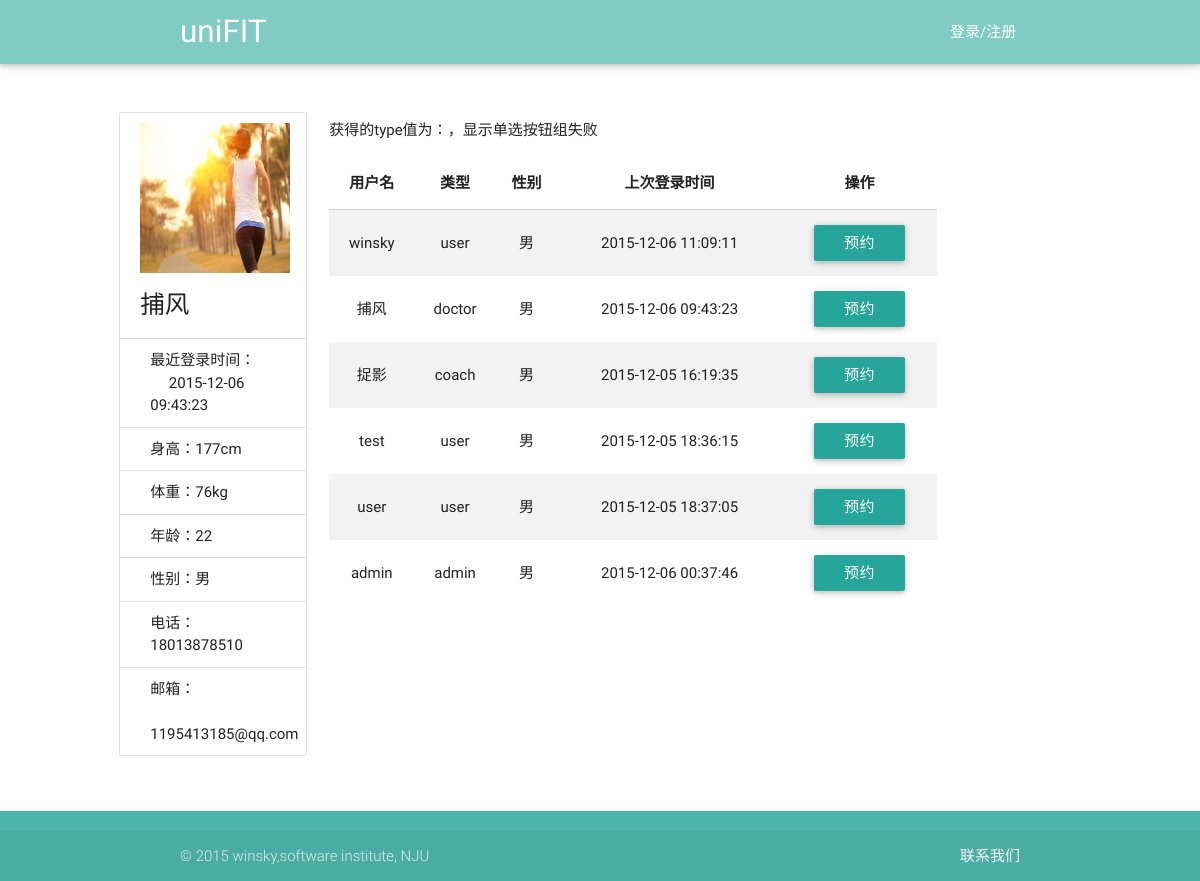
/view/reserve.php?userName=捕风, run on the app's committed database.
### tables this page shows
CREATE TABLE user(id integer primary key,userName varchar(40),password int, type varchar(20) ,age int,sex varchar(20),height int,weight int,telephone varchar(40), email varchar(40),lastLoadTime date default '—');

### service/UserService.php (called while the page is built, shortened)
<?php
require_once('../utils/SqliteHelper.php');
require_once('../model/User.php');
class UserService {
    var $db_user_base_info = "user";
    var $DB = null;
    public function __construct() {
        $this->DB = new SqliteHelper('../data.db');
    }
    public function getUserList($type) {
        if ($type === 'doctor-coach') {
            $sql = "select * from " . $this->db_user_base_info . " where type ='doctor' or type='coach'";
        } else if ($type != "user" && $type != "admin" && $type != "doctor" && $type != "coach") {
            $sql = "select * from " . $this->db_user_base_info;
        } else {
            $sql = "select * from " . $this->db_user_base_info . " where type ='" . $type . "'";
        }
        return $this->DB->getList($sql);
    }
    public function getUserByName($userName) {
        $sql = "select * from " . $this->db_user_base_info . " where userName='" . $userName . "' limit 1";
        $result = $this->DB->getList($sql);
        if (sizeof($result) > 0) {
            $rt = $result[0];
            $password = $rt["password"];
            $type = $rt["type"];
            $age = $rt["age"];
            $sex = $rt["sex"];
            $height = $rt["height"];
            $weight = $rt["weight"];
            $telephone = $rt["telephone"];
            $email = $rt["email"];
            $lastLoadTime = $rt["lastLoadTime"];
            $user = new User($userName, $age, $sex, $type, $password, $height, $weight, $email, $telephone);
            $user->setLastLoadTime($lastLoadTime);
        }
        return $user;
    }
}

### utils/SqliteHelper.php (called while the page is built, shortened)
<?php
class SqliteHelper {
    function __construct($file) {
        try {
            $this->conn = new PDO('sqlite:' . $file);
        } catch (PDOException $e) {
            try {
                $this->conn = new PDO('sqlite2:' . $file);
            } catch (PDOException $e) {
                exit('error!');
            }
        }
    }
    function __destruct() {
        $this->conn = null;
    }
    function query($sql) {
        return $this->conn->query($sql);
    }
    function getList($sql) {
        $recordList = array();
        foreach ($this->RecordArray($sql) as $rstmp) {
            $recordList[] = $rstmp;
        }
        return $recordList;
    }
    function RecordArray($sql) {
        return $this->query($sql)->fetchAll();
    }
}

### model/User.php (called while the page is built, shortened)
<?php
class User {
    private $telephone = "";
    private $email = "";
    private $age = "";
    private $sex = "";
    private $height = "";
    private $weight = "";
    private $lastLoadTime="";
    public function __construct($userName, $age, $sex, $type, $password, $height, $weight, $email, $telephone) {
        $this->telephone = $telephone;
        $this->email = $email;
        $this->age = $age;
        $this->sex = $sex;
        $this->height = $height;
        $this->weight = $weight;
    }
    public function getTelephone() {
        return $this->telephone;
    }
    public function getEmail() {
        return $this->email;
    }
    public function getAge() {
        return $this->age;
    }
    public function getSex() {
        return $this->sex;
    }
    public function getHeight() {
        return $this->height;
    }
    public function getWeight() {
        return $this->weight;
    }
    public function getLastLoadTime() {
        return $this->lastLoadTime;
    }
    public function setLastLoadTime($lastLoadTime) {
        $this->lastLoadTime = $lastLoadTime;
    }
}

### view/reserve.php (the view, shortened to what this page needs)
<!DOCTYPE html>
<html lang="en">
<head>
    <link href="../css/material_icons.css" rel="stylesheet" media="screen,projection">
    <link href="../css/materialize.css" type="text/css" rel="stylesheet" media="screen,projection"/>
    <link href="../css/style.css" type="text/css" rel="stylesheet" media="screen,projection"/>
</head>
<body onload="write_header();write_footer();">
<header></header>
<div class="container main row">
    <div class="col s12 l3">
        <ul class="collection with-header">
            <li class="collection-header">
                <img src="../images/back1.jpg" width="150px" height="150px">
                <?php
                $userName = $_GET["userName"];
                require_once("../service/UserService.php");
                $userService = new UserService();
                $user = $userService->getUserByName($userName);
                $lastLoadTime = $user->getLastLoadTime();
                $height = $user->getHeight() . "cm";
                $weight = $user->getWeight() . "kg";
                $age = $user->getAge();
                $sex = $user->getSex();
                $telephone = $user->getTelephone();
                $email = $user->getEmail();
                ?>
                <h5 id="userName"><?php echo $userName; ?></h5>
            </li>
            <p class="collection-item">最近登录时间：<br> &nbsp;&nbsp;&nbsp;&nbsp; <?php echo $lastLoadTime ?></p>
            <p class="collection-item">身高：<?php echo $height ?></p>
            <p class="collection-item">体重：<?php echo $weight ?></p>
            <p class="collection-item">年龄：<?php echo $age ?></p>
            <p class="collection-item">性别：<?php echo $sex ?></p>
            <p class="collection-item">电话：<?php echo $telephone ?></p>
            <p class="collection-item">邮箱： <br> &nbsp; <?php echo $email ?></p>
        </ul>
    </div>
    <div class="col s12 l9">
        <?php
        $type = $_GET["type"];
        ?>
        <div class="userType">
            <ul style="list-style:none;" onchange="chooseType()">
                <?php
                if ($type == "doctor-coach") {
                    echo '
                    <li style="float: left;margin-left: 110px;">
                        <input class="with-gap" name="types" type="radio" id="doctor-coach" value="doctor-coach" checked/>
                        <label for="doctor-coach">全部</label>
                    </li>
                    <li style="float: left;margin-left: 110px;">
                        <input class="with-gap" name="types" type="radio" id="doctor" value="doctor"/>
                        <label for="doctor">医生</label>
                    </li>
                    <li style="float: left;margin-left: 110px;">
                        <input class="with-gap" name="types" type="radio" id="coach" value="coach" />
                        <label for="coach">教练</label>
                    </li>
                ';
                } else {
                    echo "获得的type值为：", $type, "，显示单选按钮组失败";
                }
                ?>
            </ul>
        </div>
        <div>
            <table class="striped centered responsive-table">
                <thead>
                <tr>
                    <th data-field="userName">用户名</th>
                    <th data-field="type">类型</th>
                    <th data-field="sex">性别</th>
                    <th data-field="lastLoadTime">上次登录时间</th>
                    <th data-field="action">操作</th>
                </tr>
                </thead>
                <tbody>
                <?php
                require_once("../service/UserService.php");
                $user = new UserService();
                $result = $user->getUserList($type);
                foreach ($result as $row) {
                    $userName = $row['userName'];
                    $userType = $row['type'];
                    $sex = $row['sex'];
                    $lastLoadTime = $row['lastLoadTime'];
                    ?>
                    <tr>
                        <td onclick='showDetail(this)'><?php echo $userName; ?></td>
                        <td onclick='showDetail(this)'><?php echo $userType; ?></td>
                        <td onclick='showDetail(this)'><?php echo $sex; ?></td>
                        <td onclick='showDetail(this)'><?php echo $lastLoadTime; ?></td>
                        <td>
                            <button class="btn" onclick="reverse(this);">预约</button>
                        </td>
                    </tr>
                    <?php
                }
                ?>
                </tbody>
            </table>
        </div>
    </div>
</div>
<div id="footer"></div>
</body>
</html>

### view/reserve.php (style rules this page uses)
.row { margin-left: 9%; margin-right: 9%; }
.main { margin-top: 40px; }

### data on the page
user: lastLoadTime "2015-12-06 09:43:23", height "177cm", weight "76kg", age "22", sex "男", telephone "18013878510", email "1195413185@qq.com", userName "捕风", type "doctor"
user: userName "winsky", type "user", sex "男", lastLoadTime "2015-12-06 11:09:11"
user: userName "捉影", type "coach", sex "男", lastLoadTime "2015-12-05 16:19:35"
user: userName "test", type "user", sex "男", lastLoadTime "2015-12-05 18:36:15"
user: userName "user", type "user", sex "男", lastLoadTime "2015-12-05 18:37:05"
user: userName "admin", type "admin", sex "男", lastLoadTime "2015-12-06 00:37:46"

### other printed values
$userName "捕风"
